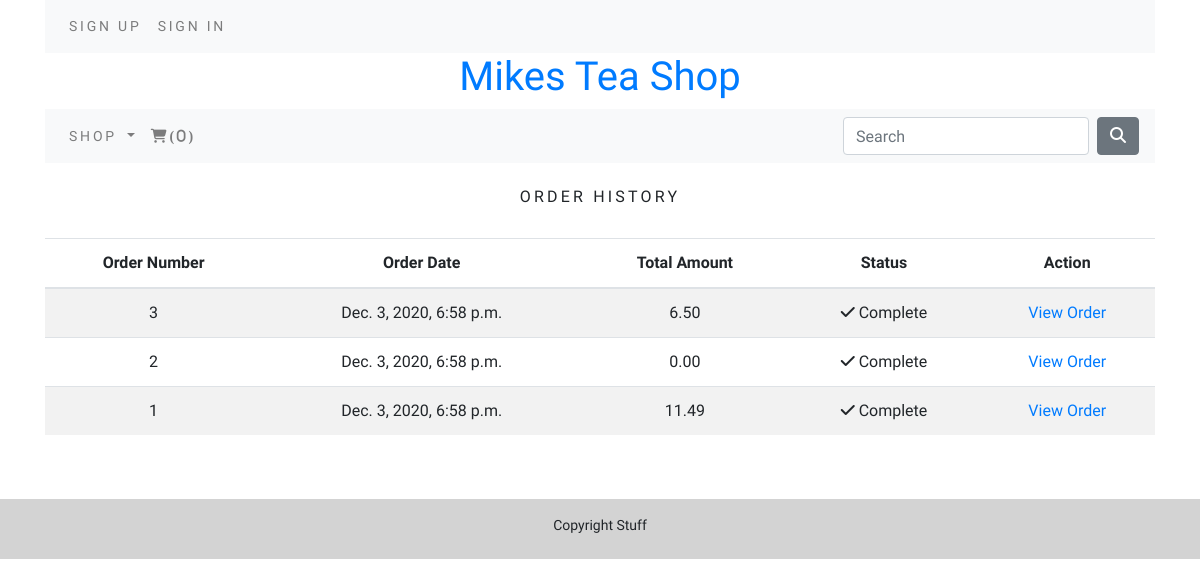
/order/history/ (signed in), run on an earlier commit of the app's database.
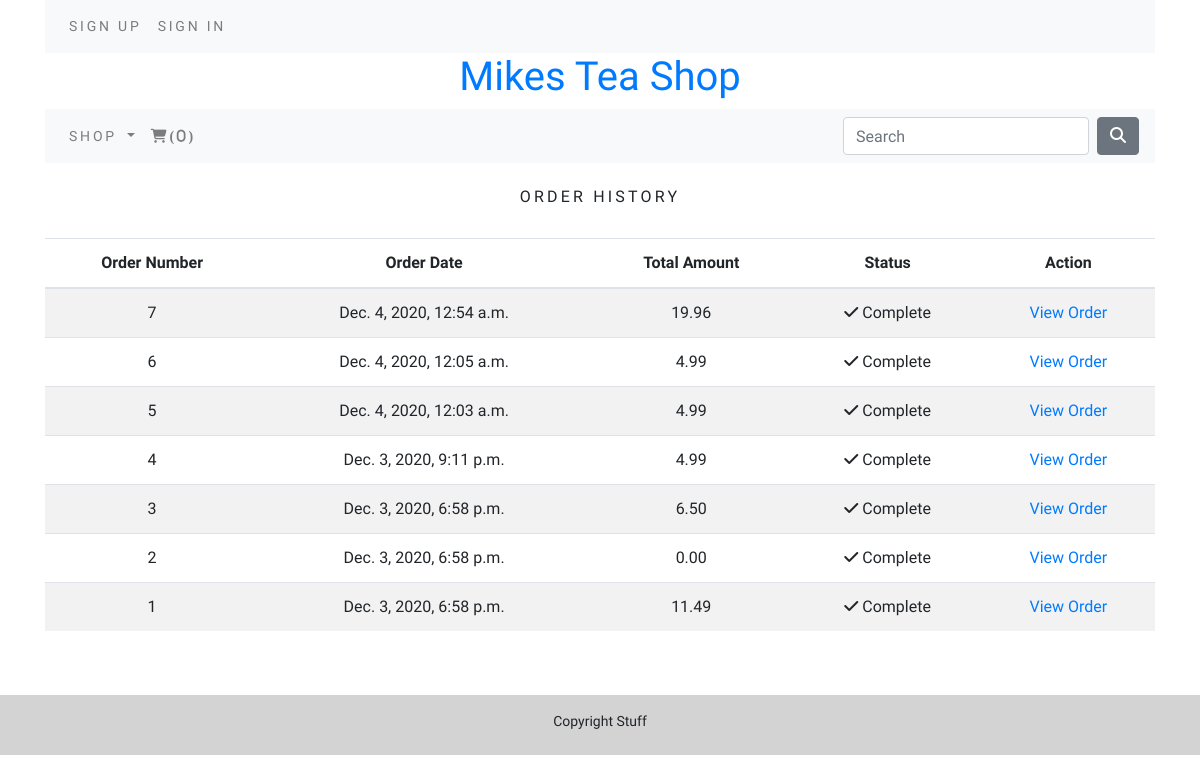
And on a later commit of the database.
### order/models.py (models this page shows, shortened)
class Order(models.Model):
    token = models.CharField(max_length = 250, blank = True)
    total = models.DecimalField(max_digits=10, decimal_places=2, verbose_name='USD Order Total')
    emailAddress = models.EmailField(max_length=250, blank=True, verbose_name='Email Address')
    created = models.DateTimeField(auto_now_add=True)
    billingName = models.CharField(max_length=250, blank = True)
    billingAddress = models.CharField(max_length=250, blank = True)
    status = models.CharField(max_length=250, default="In Progress", editable=True)
    class Meta:
        db_table = 'order'
        ordering = ['-created']

### order/views.py (the view)
# urls.py: path('history/', views.orderHistory, name='order_history'),
@login_required()
def orderHistory(request):
    if request.user.is_authenticated:
        email = str(request.user.email)
        order_details = Order.objects.all()
        print(email)
    return render(request, 'order/orders_list.html',{'order_details': order_details})

### cart/context_processors.py (called while the page is built)
def counter(request):
    item_count = 0
    if 'admin' in request.path:
        return {}
    else:
        try:
            cart = Cart.objects.filter(cart_id=_cart_id(request))
            cart_items = CartItem.objects.all().filter(cart=cart[:1])
            for cart_item in cart_items:
                item_count += cart_item.quantity
        except Cart.DoesNotExist:
            item_count = 0
    return dict(item_count = item_count)

### cart/views.py (called while the page is built)
def _cart_id(request):
    cart = request.session.session_key
    if not cart:
        cart = request.session.create()
    return cart

### shop/context_processor.py (called while the page is built)
def menu_links(request):
    links = Category.objects.all()
    return dict(links=links)

### shop/models.py (called while the page is built)
    def get_url(self):
        return reverse('shop:products_by_category', args=[self.slug])

### order/templates/order/orders_list.html (shortened to what this page needs)
{% extends "base.html" %}
{% load static %}
{% block content %}
    <div>
        <div class="text-center">
         <br>
         <h1 class="text-center my_title">Order History</h1>
         <br>
         {% if order_details %}
         <table class="table table-striped">
             <thead>
                 <tr>
                    <th>Order Number</th>
                    <th>Order Date</th>
                    <th>Total Amount</th>
                    <th>Status</th>
                    <th>Action</th>
                 </tr>
             </thead>
             <tbody>
                {% for order in order_details %}
                <tr>
                    <td>
                        {{order.id}}
                    </td>
                    <td>
                        {{order.created}}
                    </td>
                    <td>
                        {{order.total}}
                    </td>
                    <td>
                        <i class="fas fa-check"></i>&nbsp;Complete
                    </td>
                    <td>
                        <a href = "">View Order</a>
                    </td>
                </tr>
                {% endfor %}
             </tbody>
         </table>
         {% else %}
         <p> You have no orders.<br><br><a href="{% url 'shop:allProdCat' %}" class = "btn btn-secondary"> Shop Now</a></p>
         {% endif %}
        </div>
    </div>
    <br>
    <br>
{% endblock %}

What changed in the data, as far as the page shows it:
added Order: id "7", created "Dec. 4, 2020, 12:54 a.m.", total "19.96"
added Order: id "6", created "Dec. 4, 2020, 12:05 a.m.", total "4.99"
added Order: id "5", created "Dec. 4, 2020, 12:03 a.m.", total "4.99"
added Order: id "4", created "Dec. 3, 2020, 9:11 p.m.", total "4.99"
